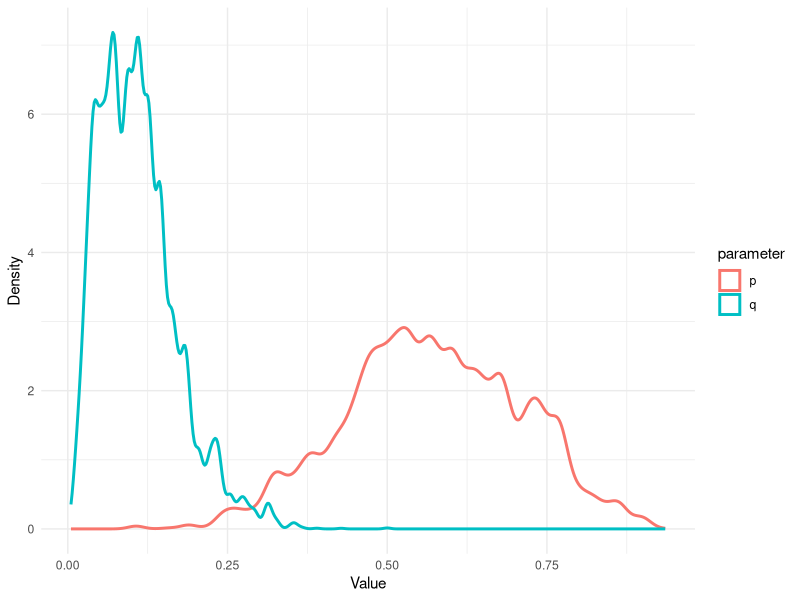

The R script that drew this image:
## ---- chunk 1
knitr::opts_chunk$set(
  collapse = TRUE,
  comment = "#>"
)
include_solutions <- TRUE
## ---- chunk 2
set.seed(17)
require(rmarkdown)
require(knitr)
require(kableExtra)
require("mcmc")
require("ggplot2")
# Put any library imports and other preamble here.
## ---- chunk 3
#| echo: false
#| label: fig-1
#| fig-cap: "Marginal posterior densities for p and q"

########
#Question 2C
########

library("mcmc")
smoking_dat <- read.csv('smoking.csv')

#Extracting relevant summary statistics

#Number of smokers
Ns <- sum(smoking_dat$cigarettes>0)
#Number of non-smokers
Nns <- 36-Ns 
#Number of smokers with cancer
Nsc <- sum(smoking_dat$cigarettes>0 & smoking_dat$cancer) 
#Number of non smokers with cancer
Nnsc <- sum(smoking_dat$cigarettes==0 & smoking_dat$cancer) 


#will work with log posterior as that is a requirement of metrop (in mcmc library)
log_posterior <- function(theta){
  p<-theta[1]
  q<-theta[2]
  
  #The Uniform Prior on  parameters p and q.
  if (p <= 0 || p >= 1 || q <= 0 || q >= 1) return(-Inf)
  
  #The log of the posterior distribution up to normalisation constant
  log_post <- Nsc*log(p) + (Ns-Nsc)*log(1-p) + Nnsc*log(q) + (Nns - Nnsc)*log(1-q)
  return (log_post)
}

nsmp <- 100000
#started here to demonstrate ignorance of the true distribution
params_initial <- c(0.5,0.5) 

posterior <- metrop(
  obj= log_posterior,
  initial = params_initial,
  nbatch=nsmp
)

posterior_samples <- as.matrix(posterior$batch)
colnames(posterior_samples) <- c("p", "q")

#Plotting the marginal posterior densities for p and q

library(ggplot2)

df <- data.frame(
  value = c(posterior_samples[, "p"], posterior_samples[, "q"]),
  parameter = rep(c("p", "q"), each = nrow(posterior_samples))
)

ggplot(df, aes(x = value, color = parameter)) +
  geom_density(linewidth = 1) +
  labs(
    x = "Value",
    y = "Density"
  ) +
  theme_minimal()




## ---- chunk 4
#| echo: false

#########
#Question 2d
#########

#remember to remove the following block before uploading
smoking_dat <- read.csv('smoking.csv')

#Extracting relevant summary statistics

#Number of smokers
Ns <- sum(smoking_dat$cigarettes>0)
#Number of non-smokers
Nns <- 36-Ns 
#Number of smokers with cancer
Nsc <- sum(smoking_dat$cigarettes>0 & smoking_dat$cancer) 
#Number of non smokers with cancer
Nnsc <- sum(smoking_dat$cigarettes==0 & smoking_dat$cancer) 


#Defining f so I can integrate numerically
f <- function(p,q){
  #the normalisation constants are taken outside the integral
  return (p^(Nsc)*(1-p)^(Ns-Nsc)*q^(Nnsc)*(1-q)^(Nns-Nnsc))
}

#Model 1
inner_integral1 <- Vectorize(function(q){
  integrate(function(p) f(p, q), lower = q, upper = 1)$value
})

outer_integral1 <- integrate(inner_integral1, lower = 0, upper = 1)

m1e <- 2*choose(Ns, Nsc)*choose(Nns, Nnsc)*outer_integral1$value




#Model 2

integral2 <- integrate(function(q){q^(Nsc+Nnsc)*(1-q)^(36-Nsc-Nnsc)}, lower=0, upper=1 )
m2e <- choose(Ns, Nsc)*choose(Nns, Nnsc)*integral2$value




#Model 3
inner_integral3 <- Vectorize(function(q){
  integrate(function(p) f(p, q), lower = 0, upper = q)$value
})

outer_integral3 <- integrate(inner_integral3, lower = 0, upper = 1)
m3e <- 2*choose(Ns, Nsc)*choose(Nns, Nnsc)*outer_integral3$value

print(c(m1e, m2e, m3e))

## ---- chunk 5
#Bayes Factor
print(m1e/m2e)
print(m1e/m3e)
print(m2e/m3e)
## ---- chunk 6
#| echo: false

log_posterior <- function(theta){
  delta <- theta[1]
  sigma <- theta[2]
  beta <- theta[3]
  
  #Heaviside step function in the prior
  if (delta <=0 || B<=2) return (-Inf)
  
  
  
}




log_posterior <- function(theta){
  p<-theta[1]
  q<-theta[2]
  
  #The Uniform Prior on  parameters p and q.
  if (p <= 0 || p >= 1 || q <= 0 || q >= 1) return(-Inf)
  
  #The log of the posterior distribution up to normalisation constant
  log_post <- Nsc*log(p) + (Ns-Nsc)*log(1-p) + Nnsc*log(q) + (Nns - Nnsc)*log(1-q)
  return (log_post)
}
## ---- chunk 7

#smoking_dat is our dataset
